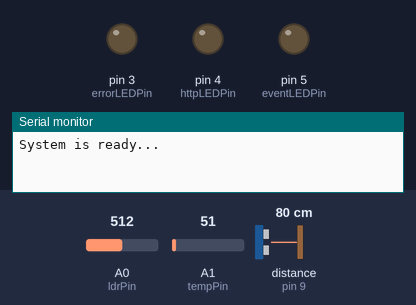
The sketch below on a simulated Arduino Uno, built with avr-gcc and run on an emulated ATmega328P. On the bench: output pins drawn as LEDs (lit = HIGH), the last lines printed to the serial monitor. Wiring (inferred from the names in the program): ultrasonic range finder: trigger pin 8; echo pin 9. The test bench sets the inputs (shaded band); at power-on: distance to the obstacle (sensor on pin 9) 80 cm, A0 (ldrPin) = 512, A1 (tempPin) = 51. The echo pulse lasts 58.3 µs per cm; pins used as bus, display or sensor lines are not drawn.

Above: at 5.2 s.
5.3 s: distance to the obstacle (sensor on pin 9) set to 2 cm
At 5.42 s:
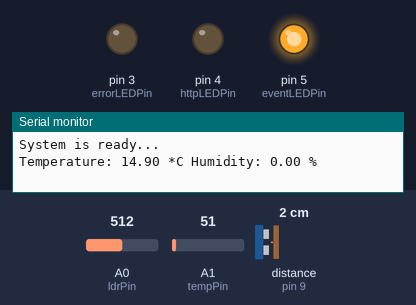
At 7.0 s:
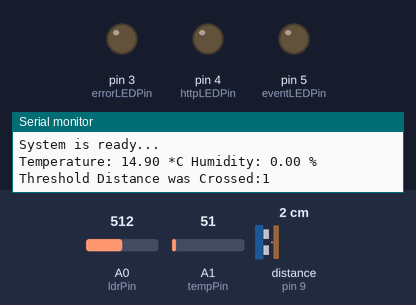
8.8 s: A0 (ldrPin) set to 900
12.3 s: A0 (ldrPin) set to 1010
Timing chart, 0 to 21.8 s (numbered marks = the images above; inputs shaded):
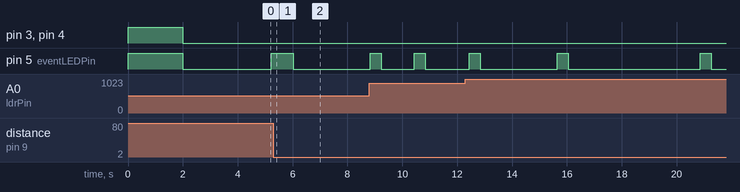

Measured:
- after the input at 5.3 s, pin 5 (eventLEDPin): HIGH → LOW after 0.72 s instead of 0.32 s

The sketch:

Step-1-Sensors.ino
```cpp
// variables declaration
/*--------LDR sensor-------------------------*/
const int ldrPin = A0;
String ldrLast="";
String ldrCurrent="";

/*--------ultrasonic sensor------------------*/
const int triggerPin = 8;      // pin connected to Trig Pin in the ultrasonic distance sensor
const int echoPin = 9;         // pin connected to Echo Pin in the ultrasonic distance sensor
boolean newThreshold=true;     // boolean flag to indicate if it is a new threshold event
byte thresholdDistance=15;


/*--------Temperature sensor--------------*/
const int tempPin = A1;
const long timeInterval=5000;   // the time in miliseconds between reading the sensor
unsigned long previousTime = 0;
unsigned long currentTime = 0;


/*--------Indicators LEDs-------------------------*/
const int eventLEDPin=5;     // LED indicator for any sensor event
const int httpLEDPin=4;       // LED indicator for http communication with the web server
const int errorLEDPin=3;      // LED indicator for any system error
/******************************************/
void setup()
{
/*----open serial communications ---------*/
  Serial.begin(9600);
/*----setting each digital pin mode-------*/
  pinMode(triggerPin,OUTPUT);        // Trigger is an output pin
  pinMode(echoPin,INPUT);            // Echo is an input pin
  pinMode (ldrPin, INPUT);           // LDR is input pin
  pinMode(eventLEDPin,OUTPUT);       // LED is an output pin
  pinMode(errorLEDPin,OUTPUT);       // LED is an output pin
  pinMode(httpLEDPin,OUTPUT);        // LED is an output pin
/*----perform short LEDs test------------*/
  digitalWrite(eventLEDPin, HIGH);
  digitalWrite(httpLEDPin, HIGH);
  digitalWrite(errorLEDPin, HIGH);

  delay(2000);
  digitalWrite(eventLEDPin, LOW);
  digitalWrite(httpLEDPin, LOW);
  digitalWrite(errorLEDPin, LOW);

  /*----start the Temperature sensor---------*/
  //dht.begin();
  delay(2000);                       // let the DHT sensor some starting time
  digitalWrite(eventLEDPin, LOW);
  digitalWrite(httpLEDPin, LOW);
  digitalWrite(errorLEDPin, LOW);

  ldrLast=getSensorLight();         // set the current reading from the LDR sensor
  Serial.println("System is ready...");
}
/******************************************/
void loop()
{
/*------check every sensor in endless loop---------*/
  checkLDR();
  checkTemp();
  checkDistance();
  delay(400);      // delay between the sensors reading
  digitalWrite(eventLEDPin,LOW);
  //Serial.println(analogRead(ldrPin));
}
/******************************************/
// LDR Sensor Functions
/******************************************/
String getSensorLight()
{
  int value = analogRead(ldrPin);
  String lightLevel;
  if(value < 750)      lightLevel="Dark";
   else if(value < 900) lightLevel="Dim";
    else if(value < 950) lightLevel="Light";
     else if(value < 1000) lightLevel="Bright";
      else lightLevel="Very-Bright";
  return lightLevel;
}
/******************************************/
void checkLDR()
{
  ldrCurrent=getSensorLight();         // read the current LDR sensor
   if (ldrCurrent!=ldrLast) {          // if we have new reading compared to the last reading
/*---for debuging---------------------*/
       Serial.print("LDR Sensor Changed:");
       Serial.println(ldrCurrent);
/*----update the new reading and turn ON the event indicator---*/
       ldrLast=ldrCurrent;
       digitalWrite(eventLEDPin,HIGH);
   }
}
/******************************************/
// Ultrasonic Sensor Functions
/******************************************/
int getSensorDistance()
{
  long duration;
/*--- trigger ping burst and wait for echo from measured object----------------------*/
  digitalWrite(triggerPin, LOW);
  delayMicroseconds(2);
  digitalWrite(triggerPin, HIGH);          // Trigger pin to HIGH
  delayMicroseconds(10);                   // 10us high
  digitalWrite(triggerPin, LOW);           // Trigger pin to LOW
/*----waits for the echo pin to get high and returns the duration in microseconds----*/
  duration = pulseIn(echoPin,HIGH);
  return (duration/2) / 29.386;            // return distance in cm
}
/******************************************/
void checkDistance()
{
  int distance = getSensorDistance();      // read the current distance from the ultrasonic sensor
/*-----check if distance crossed the threshold level---*/
  if (distance<=thresholdDistance and newThreshold){
/*---for debuging---------------------*/
      Serial.print("Threshold Distance was Crossed:");
      Serial.println(distance);
      newThreshold=false;
      digitalWrite(eventLEDPin,HIGH);      // Turn ON event indicator
  }
  else if (distance>thresholdDistance) newThreshold=true;
}

void checkTemp()
{
  //analogReference(INTERNAL); //See https://goo.gl/N3eQVb
  float t,h;
  currentTime = millis();
/*---check the Temp sensor every time interval---*/
  if(currentTime - previousTime > timeInterval) {
    previousTime = currentTime;
    digitalWrite(eventLEDPin,HIGH);
    //t = dht.readTemperature();
    //h = dht.readHumidity();
    t = (5.0 * analogRead(tempPin) * 100.0) / 1024 - 10; //-10 offset correction

/*---for debuging-----------------------*/
    Serial.print("Temperature: ");
    Serial.print(t);
    Serial.print(" *C ");
    Serial.print("Humidity: ");
    Serial.print(h);
    Serial.println(" %\t");
  }

}

//******************************************
//  END OF PROGRAM
//******************************************
```
